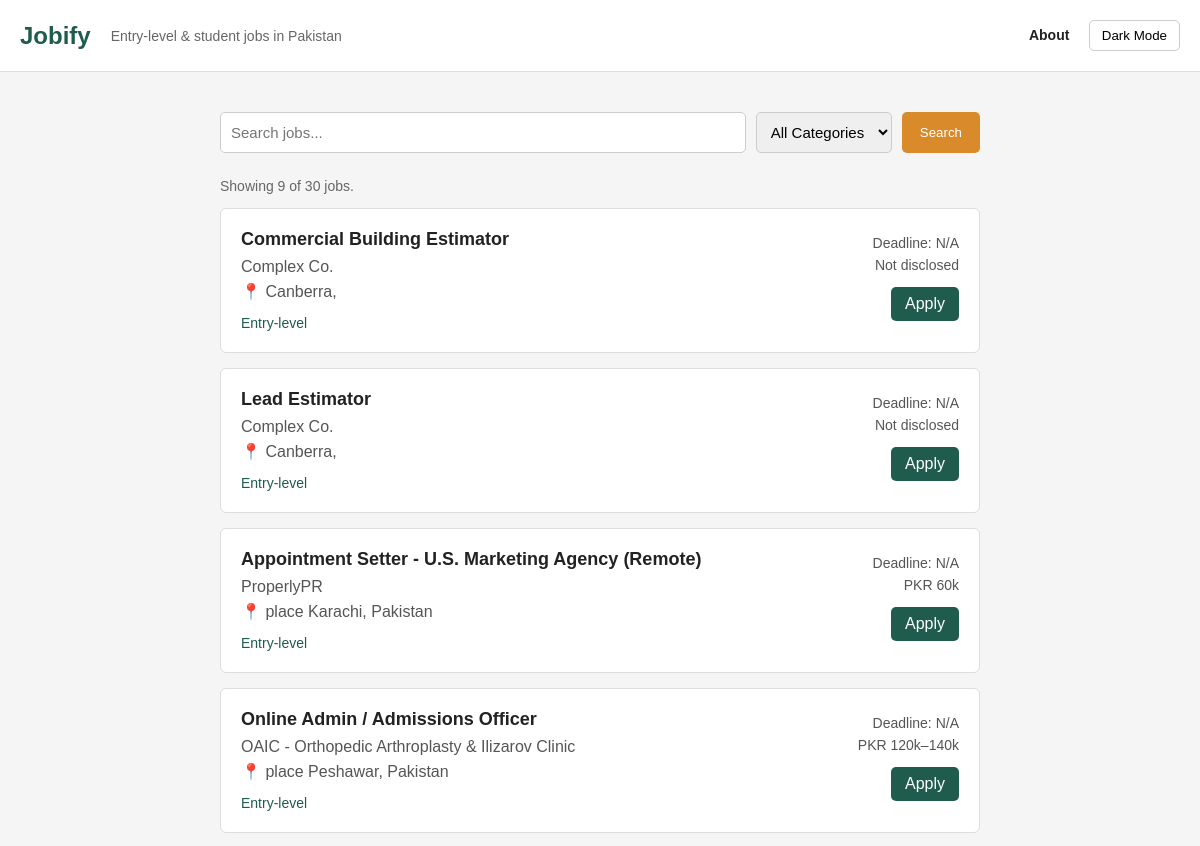
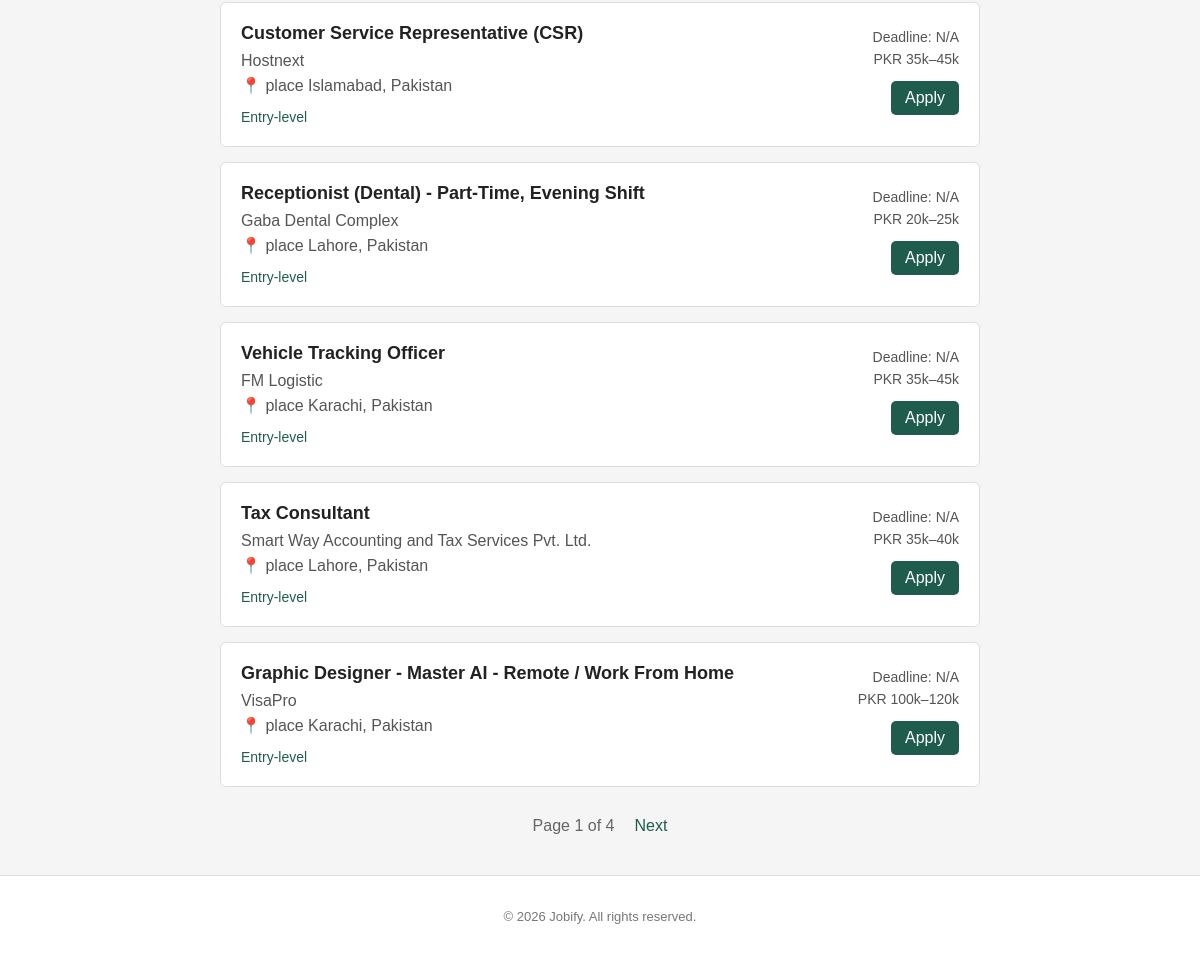
The page / on the database its author committed (2 pictures, top to bottom).
### tables this page shows
CREATE TABLE jobs (
    id INTEGER PRIMARY KEY AUTOINCREMENT,
    title TEXT NOT NULL,
    company TEXT NOT NULL,
    location TEXT,
    category TEXT,
    deadline TEXT,
    link TEXT NOT NULL
, salary TEXT, source TEXT);

### app.py (the view)
@app.route("/")
def home():
    category = request.args.get("category", "All")
    search = request.args.get("search", "")
    page = request.args.get("page", 1, type=int)
    jobs, total_jobs = get_jobs(category, search, page)
    jobs_with_days = []
    for job in jobs:
        remaining = days_left(job[4])
        jobs_with_days.append(job + (remaining,))
    total_pages = (total_jobs + JOBS_PER_PAGE - 1) // JOBS_PER_PAGE
    return render_template(
        "index.html",
        jobs=jobs_with_days,
        selected_category=category,
        search_query=search,
        page=page,
        total_pages=total_pages,
        total_jobs=total_jobs,
    )

### app.py (called while the page is built)
def days_left(deadline):
    try:
        deadline_date = datetime.strptime(deadline, "%b %d, %Y")
        return (deadline_date - datetime.today()).days
    except (ValueError, TypeError):
        return None

### templates/index.html (shortened to what this page needs)
<!DOCTYPE html>
<html lang="en">
<head>
  <link rel="stylesheet" href="/static/style.css">
</head>
<body>
  <header>
    <a href="/">Jobify</a>
    <span>Entry-level & student jobs in Pakistan</span>
    <nav>
      <a href="/about">About</a>
      <button onclick="toggleTheme()">Dark Mode</button>
    </nav>
  </header>
  <main>
    <form method="GET" action="/">
      <input type="text" name="search" placeholder="Search jobs..." value="{{ search_query }}">
      <select name="category">
        <option value="All">All Categories</option>
      </select>
      <button type="submit">Search</button>
    </form>
    <p>
      Showing {{ jobs|length }} of {{ total_jobs }} jobs.
    </p>
    {% if jobs %}
    {% for job in jobs %}
    <div class="job">
      <div>
        <h2>{{ job[0] }}</h2>
        <p>{{ job[1] }}</p>
        <p>📍 {{ job[2] }}</p>
        <span>{{ job[3] }}</span>
      </div>
      <div>
        {% if job[7] is not none %}
        {% if job[7] < 0 %} <p>Expired</p>
          {% else %}
          <p>{{ job[7] }} days left</p>
          {% endif %}
          {% else %}
          <p>Deadline: {{ job[4] }}</p>
          {% endif %}
          <p>
            {{ job[6] or "Not disclosed" }}
          </p>
          <a href="{{ job[5] }}" target="_blank">
            Apply
          </a>
      </div>
    </div>
    {% endfor %}
    <div class="pagination">
      <span>
        Page {{ page }} of {{ total_pages }}
      </span>
      {% if page < total_pages %} <a href="{{ url_for('home',
                    category=selected_category,
                    search=search_query,
                    page=page + 1) }}">
        Next
        </a>
        {% endif %}
    </div>
    {% else %}
    <p>No jobs found.</p>
    {% endif %}
  </main>
  <footer>
    <p>© 2026 Jobify. All rights reserved.</p>
  </footer>
</body>
</html>

### static/style.css (style rules this page uses)
* { box-sizing: border-box; font-family: Georgia, sans-serif; }
body { margin: 0; font-family: Georgia, sans-serif; background: #f5f5f5; color: #222; }
header { background: white; padding: 20px; border-bottom: 1px solid #ddd; display: flex; align-items: center; gap: 20px; flex-wrap: wrap; }
header a { color: #1f5c4e; text-decoration: none; font-size: 24px; font-weight: bold; }
header span { color: #666; font-size: 14px; }
nav { margin-left: auto; }
nav a { font-size: 14px; color: #222; margin-right: 15px; }
nav button { padding: 7px 12px; border: 1px solid #ccc; background: white; border-radius: 5px; cursor: pointer; }
main { max-width: 800px; margin: 40px auto; padding: 0 20px; }
form { display: flex; gap: 10px; margin-bottom: 25px; }
form input, form select { padding: 10px; border: 1px solid #ccc; border-radius: 5px; font-size: 15px; }
form input { flex: 1; }
form button { padding: 10px 18px; background: #d98a2b; color: white; border: none; border-radius: 5px; cursor: pointer; }
main>p { color: #666; font-size: 14px; }
.job { background: white; border: 1px solid #ddd; border-radius: 6px; padding: 20px; margin-bottom: 15px; display: flex; justify-content: space-between; gap: 20px; }
.job h2 { margin: 0 0 8px; font-size: 18px; }
.job p { margin: 6px 0; color: #555; }
.job span { display: inline-block; margin-top: 8px; color: #1f5c4e; font-size: 14px; }
.job>div:last-child { text-align: right; min-width: 130px; }
.job>div:last-child p { font-size: 14px; }
.job a { display: inline-block; margin-top: 8px; padding: 8px 14px; background: #1f5c4e; color: white; text-decoration: none; border-radius: 5px; }
.pagination { display: flex; justify-content: center; align-items: center; gap: 20px; margin: 30px 0; }
.pagination a { color: #1f5c4e; text-decoration: none; }
.pagination span { color: #666; }
footer { border-top: 1px solid #ddd; background: white; text-align: center; padding: 20px; color: #777; font-size: 13px; }

### rows shown on the page
jobs: title "Commercial Building Estimator", company "Complex Co.", location "Canberra,", category "Entry-level", deadline "N/A", salary "Not disclosed"
jobs: title "Lead Estimator", company "Complex Co.", location "Canberra,", category "Entry-level", deadline "N/A", salary "Not disclosed"
jobs: title "Appointment Setter - U.S. Marketing Agency (Remote)", company "ProperlyPR", location "place Karachi, Pakistan", category "Entry-level", deadline "N/A", salary "PKR 60k"
jobs: title "Online Admin / Admissions Officer", company "OAIC - Orthopedic Arthroplasty & Ilizarov Clinic", location "place Peshawar, Pakistan", category "Entry-level", deadline "N/A", salary "PKR 120k–140k"
jobs: title "Customer Service Representative (CSR)", company "Hostnext", location "place Islamabad, Pakistan", category "Entry-level", deadline "N/A", salary "PKR 35k–45k"
jobs: title "Receptionist (Dental) - Part-Time, Evening Shift", company "Gaba Dental Complex", location "place Lahore, Pakistan", category "Entry-level", deadline "N/A", salary "PKR 20k–25k"
jobs: title "Vehicle Tracking Officer", company "FM Logistic", location "place Karachi, Pakistan", category "Entry-level", deadline "N/A", salary "PKR 35k–45k"
jobs: title "Tax Consultant", company "Smart Way Accounting and Tax Services Pvt. Ltd.", location "place Lahore, Pakistan", category "Entry-level", deadline "N/A", salary "PKR 35k–40k"
jobs: title "Graphic Designer - Master AI - Remote / Work From Home", company "VisaPro", location "place Karachi, Pakistan", category "Entry-level", deadline "N/A", salary "PKR 100k–120k"

### other values the page prints
{{ jobs|length }} "9"
{{ total_jobs }} "30"
{{ page }} "1"
{{ total_pages }} "4"
